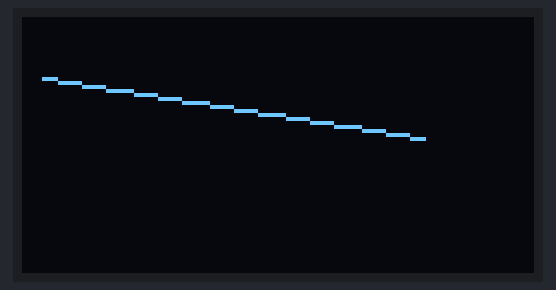
Recording of a sketch running on a simulated Arduino Uno, built with avr-gcc and run on an emulated ATmega328P. Shown: 128×64 one-colour display.

Above: at 2.1 s.
At 10.2 s:
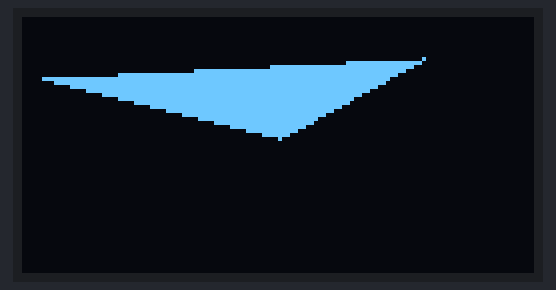
At 12.3 s:
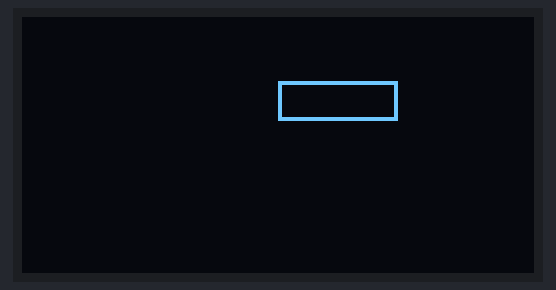
At 14.3 s:
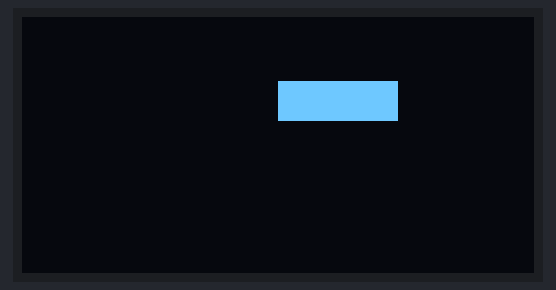
At 18.4 s:
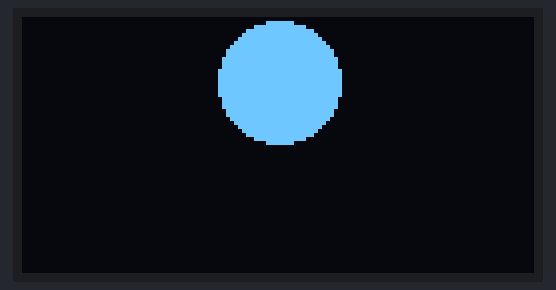
At 36.6 s:
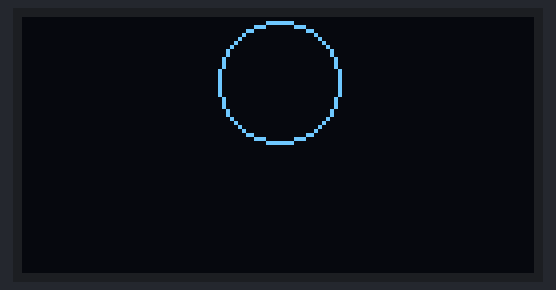

The sketch:

basic_arrow.ino
```cpp
#include <Wire.h>
#include <Adafruit_SSD1306.h>
#include <Adafruit_GFX.h>

#define OLED_WIDTH 128
#define OLED_HEIGHT 64

#define OLED_ADDR 0x3C
int demodelay=2000;

Adafruit_SSD1306 display(OLED_WIDTH, OLED_HEIGHT);

void setup() {
  display.begin(SSD1306_SWITCHCAPVCC, OLED_ADDR);
}

void loop() {

// Clear the OLED screen
  display.clearDisplay();

  // ------------------------------------------------------------------------------------------------
  // drawPixel(x, y, color)
  // Draw one single tiny pixel in the center of the display ( 128x32 pixels )
  // ------------------------------------------------------------------------------------------------
  display.drawPixel(64, 16, WHITE);

  // Show the display buffer on the OLED display this is required to see the changes of draw functions
  display.display();

  //  Pauses the program for number of millisecounds defined in the variable demodelay
  delay(demodelay);

  display.clearDisplay();
  // ------------------------------------------------------------------------------------------------
  // drawLine(x start, y start,x end, y end, color)
  // Draw line from x,y start to x,y end
  // ------------------------------------------------------------------------------------------------
  display.drawLine(5, 15, 100, 30, WHITE);
  display.display();
  delay(demodelay);

  display.clearDisplay();
  // ------------------------------------------------------------------------------------------------
  // drawFastVLine(x, y, length, color)
  // Draw a verticle line starting at x,y for the length of pixels
  // ------------------------------------------------------------------------------------------------
  display.drawFastVLine(64, 16, 15, WHITE);
  display.display();
  delay(demodelay);

  display.clearDisplay();
  // ------------------------------------------------------------------------------------------------
  // drawFastHLine(x, y, length, color)
  // Draw a horizontal line starting at x,y for the length of pixels
  // ------------------------------------------------------------------------------------------------
  display.drawFastHLine(64, 16, 15, WHITE);
  display.display();
  delay(demodelay);

  display.clearDisplay();
  // ------------------------------------------------------------------------------------------------
  // drawTriangle(x1, y1, x2, y2, x3, y3, color)
  // Draws a triangle from corner x,y point 1 to point 2 and then 3
  // ------------------------------------------------------------------------------------------------
  display.drawTriangle(5,15, 100,10, 64,30, WHITE);
  display.display();
  delay(demodelay);

  display.clearDisplay();
  // ------------------------------------------------------------------------------------------------
  // fillTriangle(x1, y1, x2, y2, x3, y3, color)
  // Draws and fills a triangle from corner x,y point 1 to point 2 and then 3
  // ------------------------------------------------------------------------------------------------
  display.fillTriangle(5,15, 100,10, 64,30, WHITE);
  display.display();
  delay(demodelay);

  display.clearDisplay();
  // ------------------------------------------------------------------------------------------------
  // drawRect(x corner, y corner, width, height, color)
  // Draws a rectangle from corner x,y with the width and height
  // ------------------------------------------------------------------------------------------------
  display.drawRect(64, 16, 30,10, WHITE);
  display.display();
  delay(demodelay);

  display.clearDisplay();
  // ------------------------------------------------------------------------------------------------
  // fillRect(x corner, y corner, width, height, color)
  // Draws and fills rectangle from corner x,y with the width and height
  // ------------------------------------------------------------------------------------------------
  display.fillRect(64, 16, 30,10, WHITE);
  display.display();
  delay(demodelay);

  display.clearDisplay();
  // ------------------------------------------------------------------------------------------------
  // drawCircle(x center, y center, radius, color)
  // Draws a circle x,y are the center of circle and radius length controls the size
  // ------------------------------------------------------------------------------------------------
  display.drawCircle(64,16, 15, WHITE);
  display.display();
  delay(demodelay);

  display.clearDisplay();
  // ------------------------------------------------------------------------------------------------
  // fillCircle(x center, y center, radius, color)
  // Draws and fills a circle x,y are the center of circle and radius length controls the size
  // ------------------------------------------------------------------------------------------------
  display.fillCircle(64,16, 15, WHITE);
  display.display();
  delay(demodelay);

}
```

Measured:
- what the display in image 0 shows lasts 2.0 s, from 2.1 s to 4.1 s
